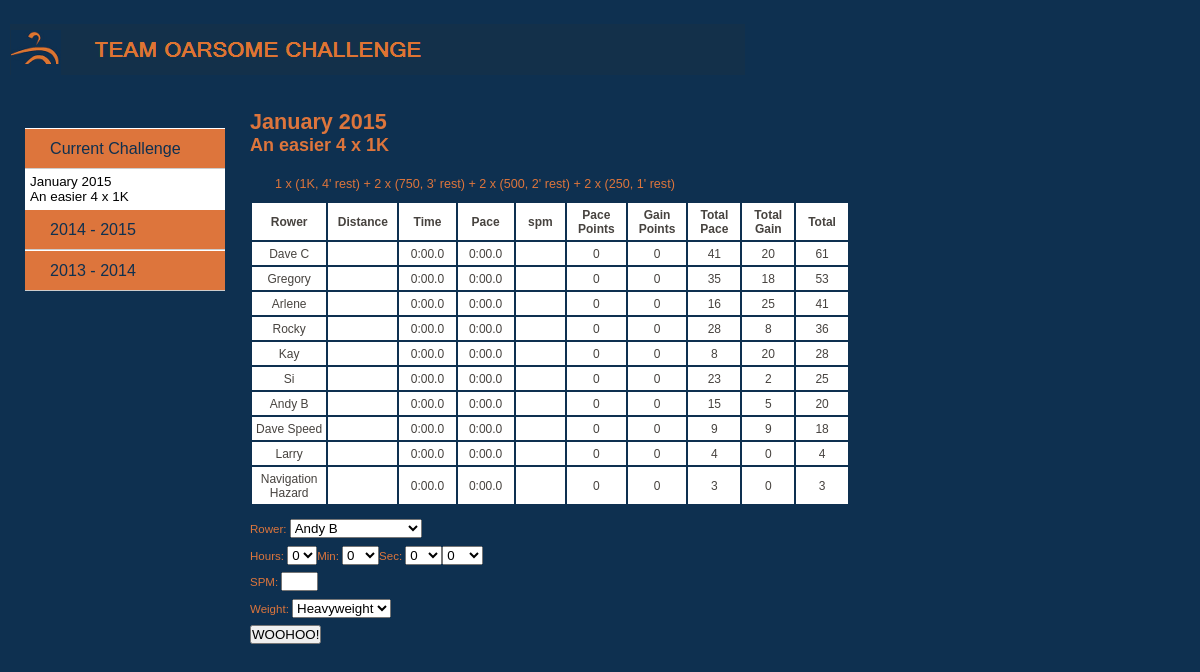
Page /TOChallenge/TOchallenge.php on the committed database.
### tables this page shows
CREATE TABLE `challenge` (
  `Id` int(11) NOT NULL AUTO_INCREMENT,
  `Name` varchar(50) NOT NULL,
  `Month` int(11) NOT NULL,
  `Year` int(11) NOT NULL,
  `Type` enum('D','T') NOT NULL,
  `Description` varchar(255) NOT NULL,
  `Distance` int(11) DEFAULT NULL,
  `Time` decimal(6,1) DEFAULT NULL,
  PRIMARY KEY (`Id`)
);

CREATE TABLE `athlete` (
  `Id` int(11) NOT NULL AUTO_INCREMENT,
  `Name` varchar(50) NOT NULL,
  `Gender` char(1) NOT NULL,
  PRIMARY KEY (`Id`),
  UNIQUE KEY `Name` (`Name`)
);

### TOChallenge/MySql.php (called while the page is built, shortened)
<?php
	function GetConnection()
	{
		global $host;
		global $user;
		global $thingy;
		global $db;
		$mysqli = new mysqli($host, $user, $thingy, $db);
		return $mysqli;
	}
	function GetSelectResult($selectStatement)
	{
		$result = array();
		$mysqli = GetConnection();
		if (!empty($mysqli))
		{
			$selectResult = mysqli_query($mysqli, $selectStatement);
			if ($selectResult)
			{
				$recordCount = 0;
				while ($nextRecord = mysqli_fetch_array($selectResult, MYSQL_ASSOC))
				{
					$result[$recordCount] = $nextRecord;
					$recordCount++;
				}
			}
		}
		return $result;
	}
?>

### TOChallenge/ObjectChallenge.php (called while the page is built, shortened)
<?php
include_once 'MySql.php';
class Challenge
{
	var $Month;
	var $Year;
	function __construct($challengeId, $name, $month, $year, $type,
		$description, $distance, $time)
	{
		$this->ChallengeId = $challengeId;
		$this->Name = $name;
		$this->Month = $month;
		$this->Year = $year;
		$this->Type = $type;
		$this->Description = $description;
		$this->NiceDate = mktime(12, 1, 1, $this->Month, 1, $this->Year);
	}
	function ChallengeYear()
	{
		$result = $this->Year;
		if ($this->Month <= 4)
		{
			$result = $this->Year - 1;
		}
		return $result;
	}
	function FormattedDate()
	{
		return Challenge::FormatMonthAndYear($this);
	}
	private static function CreateFromRecord($r)
	{
		return new Challenge(
				$r['Id'], $r['Name'], $r['Month'],
				$r['Year'], $r['Type'], $r['Description'],
				$r['Distance'], $r['Time']);
	}
	static function GetCurrent()
	{
		$selectSQL = "select ch.* from challenge ch, current cu where ch.Id = cu.ChallengeId and cu.EndActive is null";
		$challengeRecord = GetSelectResult($selectSQL);
		return Challenge::CreateFromRecord($challengeRecord[0]);
	}
	static function GetAll()
	{
		$selectSQL = "select * from challenge order by Year desc, Month desc, Name";
		$challengeRecords = GetSelectResult($selectSQL);
		$challenges = array();
		foreach ($challengeRecords as $r)
		{
			$challenges[count($challenges)] = Challenge::CreateFromRecord($r);
		}
		return $challenges;
	}
	static function FormatSeconds($seconds)
	{
		$minutesPart = floor($seconds/60);
		$secondPart = ($seconds - 60*$minutesPart);
		return $minutesPart.":".str_pad(number_format($secondPart, 1), 4, "0", STR_PAD_LEFT);
	}
	static function FormatMonthAndYear($challenge)
	{
		$timeParts = getdate($challenge->NiceDate);
		return $timeParts["month"]." ".$timeParts["year"];
	}
}
?>

### TOChallenge/ObjectAttempt.php (called while the page is built, shortened)
<?php
include_once 'MySql.php';
class Attempt
{
	function __construct($athleteId, $challengeId, $distance, $time,
		$weight, $spm)
	{
		$this->Time = $time;
	}
	private static function CreateFromRecord($r)
	{
		$attempt = new Attempt($r['AthleteId'], $r['ChallengeId'], $r['Distance'], $r['Time'],
				$r['Weight'], $r['SPM']);
		$attempt->Id = $r['Id'];
		$attempt->AthleteName = $r['AthleteName'];
		$attempt->Entered = $r['Entered'];
		$attempt->PacePoints = $r['PacePoints'];
		$attempt->GainPoints = $r['GainPoints'];
		$attempt->TotalPacePoints = $r['TotalPacePoints'];
		$attempt->TotalGainPoints = $r['TotalGainPoints'];
		return $attempt;
	}
	static function GetForChallenge($challengeId)
	{
		$selectSQL =
"SELECT a.Id,
		ath.Id AthleteId,
		ath.Name AthleteName,
		sp.ChallengeId,
		a.Distance,
		a.Time,
		a.Weight,
		a.Entered,
		a.SPM,
		ifnull(a.PacePoints, 0) PacePoints,
		ifnull(a.GainPoints, 0) GainPoints,
		ifnull(sp.PacePoints, 0) TotalPacePoints,
		ifnull(sp.GainPoints, 0) TotalGainPoints
   FROM athlete ath join summary_points sp on (sp.ChallengeId = $challengeId and sp.AthleteId = ath.Id )
		 left outer join attempt a on (a.AthleteId = ath.Id and a.ChallengeId = sp.ChallengeId)
order by ifnull(a.Time/(a.Distance/500), 10000),
       sp.PacePoints + sp.GainPoints desc";
		$attemptRecords = GetSelectResult($selectSQL);
		$attempts = array();
		foreach ($attemptRecords as $r)
		{
			$attempts[count($attempts)] = Attempt::CreateFromRecord($r);
		}
		return $attempts;
	}
}
?>

### TOChallenge/ObjectAthlete.php (called while the page is built, shortened)
<?php
	include_once 'MySql.php';
	class Athlete
	{
		function Athlete($athleteId, $name, $gender)
		{
			$this->AthleteId = $athleteId;
			$this->Name = $name;
		}
	static function GetAll()
		{
			$selectSQL = "
select ath.*
  from athlete ath left outer join (select a.AthleteId,
                                           count(1) thingy
                                      from attempt a,
                                           challenge c
                                     where a.ChallengeId = c.Id
                                       and (12 * year(curdate()) + month(curdate()) - 24 < c.Month + (12 * c.Year))
                                  group by a.AthleteId) x
                   on x.AthleteId = ath.Id
order by isnull(x.thingy),
       ath.Name";
			$athleteRecords = GetSelectResult($selectSQL);
			$athletes = array();
			foreach ($athleteRecords as $athleteRecord)
			{
				$athletes[count($athletes)] = new Athlete($athleteRecord["Id"],
				$athleteRecord['Name'], $athleteRecord['Gender']);
			}
			return $athletes;
		}
	}
?>

### TOChallenge/TOchallenge.php (the view, shortened to what this page needs)
<?php
	include_once 'ObjectAthlete.php';
	include_once 'ObjectAttempt.php';
	include_once 'ObjectChallenge.php';
	$currentChallenge = Challenge::GetCurrent();
	$currentChallengeId = $currentChallenge->ChallengeId;
	$selectedChallenge = $currentChallenge;
	$selectedChallengeId = $currentChallengeId;
	$athletes = Athlete::GetAll();
	$challenges = Challenge::GetAll();
	$attempts = Attempt::GetForChallenge($selectedChallengeId);
	function FormatSection($challenge)
	{
		return $challenge->ChallengeYear()." - ".($challenge->ChallengeYear() + 1);
	}
	function FormatChallenge($challenge)
	{
		return Challenge::FormatMonthAndYear($challenge)."<br>".$challenge->Name;
	}
?>
<!DOCTYPE HTML>
<html>
	<head>
		<link rel="stylesheet" type="text/css" href="style/style.css">
	</head>
	<body onload="new Accordian('basic-accordian',5,'header_highlight');">
		  <div id="logo">
			<img src="style/TObanner.png" alt="TO Banner">
  		  </div>
  		  <div id = "menu">
  	  		<div id="basic-accordian" >
					<?php
						$sectionYear = 0;
						$foundCurrent = FALSE;
						foreach($challenges as $challenge)
						{
							if ($foundCurrent == FALSE && $challenge->ChallengeId == $currentChallenge->ChallengeId)
							{
								$foundCurrent = TRUE;
								$divClass = "accordion_headings";
								if ($currentChallengeId == $selectedChallengeId)
								{
									$divClass = "accordion_headings header_highlight";
								}
				    			echo '<div id="current-header" class="'.$divClass.'">Current Challenge</div>';
					    			echo '<div id="current-content">';
						      			echo '<div class="accordion_child">';
						      				echo '<a class="navlink" href="http://localhost/teamoarsome/TOChallenge/TOchallenge.php">'.FormatChallenge($challenge).'</a>';
						      			echo '</div>';
							}
							elseif ($foundCurrent)
							{
								if ($sectionYear != $challenge->ChallengeYear())
								{
									$sectionYear = $challenge->ChallengeYear();
									echo '</div>';
									$divClass = "accordion_headings";
					    			echo '<div id="section'.$sectionYear.'-header" class="'.$divClass.'">'.FormatSection($challenge).'</div>';
								}
							}
						}
					?>
  			</div>
  		</div>
			<div id="challenge">
				<br><h1><?php echo $selectedChallenge->FormattedDate(); ?></h1>
				<h2><?php echo $selectedChallenge->Name; ?></h2>
				<br><blockquote><?php echo $selectedChallenge->Description; ?></blockquote>
				<table>
			<tr>
				<th>Rower</th>
				<th>Distance</th>
				<th>Time</th>
				<th>Pace</th>
				<th>spm</th>
				<th>Pace Points</th>
				<th>Gain Points</th>
				<th>Total Pace</th>
				<th>Total Gain</th>
				<th>Total</th>
			<?php
			foreach($attempts as $attempt)
			{
				$pace = "";
				$total = $attempt->TotalGainPoints + $attempt->TotalPacePoints;
				echo "<tr>";
				echo "<td>".$attempt->AthleteName."</td>";
				echo "<td>".$attempt->Distance."</td>";
				echo "<td>".Challenge::FormatSeconds($attempt->Time)."</td>";
				echo "<td>".Challenge::FormatSeconds($pace)."</td>";
				echo "<td>".$attempt->SPM."</td>";
				echo "<td>".$attempt->PacePoints."</td>";
				echo "<td>".$attempt->GainPoints."</td>";
				echo "<td>".$attempt->TotalPacePoints."</td>";
				echo "<td>".$attempt->TotalGainPoints."</td>";
				echo "<td>".$total."</td>";
				echo "</tr>";
			}
			?>
		</table>
		<div id="entry">
            <?php if ($selectedChallenge->ChallengeId == $currentChallengeId) {?>
			<form action="TOchallenge.php" method="POST">
			<div id="rower">
			Rower:
				<select name="athlete">
					<?php
					foreach($athletes as $athlete)
					{
						echo "<option value='$athlete->AthleteId'>$athlete->Name</option>\n";
					}
					?>
				</select>
			</div>
			<?php
			if ($currentChallenge->Type == "T")
			{
				echo '<div id="meters">Meters <input name="meters" size="5" maxlength="5" onkeypress="return numbersonly(this, event)"></div>';
			}
			else
			{
				echo '<div id="time">Hours: <select name="hours">';
				for ($x=0; $x<=3; $x++)
  					{
  					echo "<option>$x</option>";
  					}
				echo '</select>Min: <select name="minutes">';
				for ($x=0; $x<=59; $x++)
  				{
  					echo "<option>$x</option>";
  				}
				echo '</select>Sec:  <select name="seconds">';
				for ($x=0; $x<=59; $x++)
  				{
  					echo "<option>$x</option>";
  				}
					echo '</select><select name="fracsec">';
				for ($x=0; $x<=9; $x++)
  				{
  					$y=$x*.1;
  					echo "<option>$y</option>";
  				}
				echo '</select></div>';
			}
			?>
			<div id="strokerate">
				SPM: <input name="spm" size="2" maxlength="2"
				onkeypress="return numbersonly(this, event)">
			</div>
			<div id="weightclass">
			Weight:
				<select name="weight">
					<option value='H'>Heavyweight </option>
				</select>
			</div>
			<div id="button">
			<input type="SUBMIT" value="WOOHOO!">
			</div>
			</form>
            <?php }?>
		</div>
		</div>
</body>
</head>
</html>

### TOChallenge/style/style.css (style rules this page uses)
* { margin: 0; padding: 0; }
body { font-family: "trebuchet ms", arial, sans-serif; font-size: .84em; color: #DD753C; background: #0E3050; position: absolute; }
h1 { font-size: 120%; }
h2 { font-size: 100%; }
blockquote { font-size: 70%; margin-left: 25px; }
a, a:hover { outline: none; text-decoration: none; border-bottom: none; color: #000; }
#basic-accordian { padding: 0px; background: #FFF; }
.accordion_headings { padding: 10px 25px 10px 25px; background: #DD753C; color: #0E3050; border-top: 1px solid #FFF; border-bottom: 1px solid #CCC; cursor: pointer; font-size: 120%; position: relative; z-index: 20; }
.accordion_child { padding: 5px; background: #FFF; }
.header_highlight { background: #DD753C; color: #0E3050; }
table { font-size: 12px; padding-top: 10px; padding-bottom: 10px; text-align: center; }
table tr th, table tr td { background: #FFF; color: #47433F; border-top: 1px solid #FFF; width: 100px; padding: 4px 4px; }
table tr th { font-weight: bold; }
#logo { width: 100%; background: transparent; color: #DD753C; margin-top: 24px; margin-left: 10px; }
#menu { width: 200px; padding: 0, 50px, 0, 50px; margin-top: 50px; margin-left: 25px; float: left; }
#challenge { width: 600px; height: 400px; margin-top: 10px; margin-left: 250px; font-size: 18px; }
#entry { font-size: .64em; line-height: 2.3em; }

### rows in the picture
challenge: Challenge::FormatMonthAndYear($challenge) "January 2015", Name "An easier 4 x 1K", $selectedChallenge->FormattedDate() "January 2015", Description "1 x (1K, 4' rest) + 2 x (750, 3' rest) + 2 x (500, 2' rest) + 2 x (250, 1' rest)"
challenge: Year "2014 - 2015"
challenge: Year "2013 - 2014"
athlete: Name "Dave C", Time "0:00.0", pace "0:00.0", PacePoints "0", GainPoints "0", TotalPacePoints "41", TotalGainPoints "20", total "61"
athlete: Name "Gregory", Time "0:00.0", pace "0:00.0", PacePoints "0", GainPoints "0", TotalPacePoints "35", TotalGainPoints "18", total "53"
athlete: Name "Arlene", Time "0:00.0", pace "0:00.0", PacePoints "0", GainPoints "0", TotalPacePoints "16", TotalGainPoints "25", total "41"
athlete: Name "Rocky", Time "0:00.0", pace "0:00.0", PacePoints "0", GainPoints "0", TotalPacePoints "28", TotalGainPoints "8", total "36"
athlete: Name "Kay", Time "0:00.0", pace "0:00.0", PacePoints "0", GainPoints "0", TotalPacePoints "8", TotalGainPoints "20", total "28"
athlete: Name "Si", Time "0:00.0", pace "0:00.0", PacePoints "0", GainPoints "0", TotalPacePoints "23", TotalGainPoints "2", total "25"
athlete: Name "Andy B", Time "0:00.0", pace "0:00.0", PacePoints "0", GainPoints "0", TotalPacePoints "15", TotalGainPoints "5", total "20"
athlete: Name "Dave Speed", Time "0:00.0", pace "0:00.0", PacePoints "0", GainPoints "0", TotalPacePoints "9", TotalGainPoints "9", total "18"
athlete: Name "Larry", Time "0:00.0", pace "0:00.0", PacePoints "0", GainPoints "0", TotalPacePoints "4", TotalGainPoints "0", total "4"
athlete: Name "Navigation Hazard", Time "0:00.0", pace "0:00.0", PacePoints "0", GainPoints "0", TotalPacePoints "3", TotalGainPoints "0", total "3"

### other values in the picture
form field athlete "Andy B"
form field hours "0"
form field minutes "0"
form field seconds "0"
form field fracsec "0"
